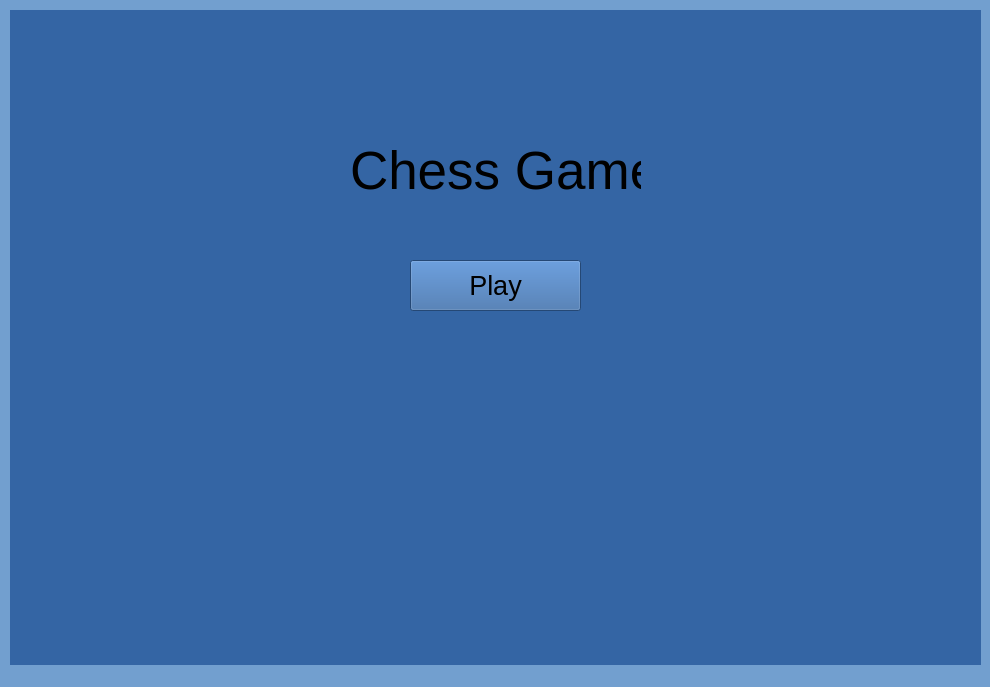
<?xml version="1.0" encoding="UTF-8"?>
<ui version="4.0">
 <class>MainWindow</class>
 <widget class="QMainWindow" name="MainWindow">
  <property name="geometry">
   <rect>
    <x>0</x>
    <y>0</y>
    <width>990</width>
    <height>687</height>
   </rect>
  </property>
  <property name="windowTitle">
   <string>MainWindow</string>
  </property>
  <property name="styleSheet">
   <string notr="true">background-color:rgb(114, 159, 207)</string>
  </property>
  <widget class="QWidget" name="centralwidget">
   <widget class="QStackedWidget" name="stackedWidget">
    <property name="geometry">
     <rect>
      <x>10</x>
      <y>10</y>
      <width>971</width>
      <height>671</height>
     </rect>
    </property>
    <property name="styleSheet">
     <string notr="true">background-color:rgb(52, 101, 164)</string>
    </property>
    <property name="currentIndex">
     <number>0</number>
    </property>
    <widget class="QWidget" name="Home_page">
     <widget class="QPushButton" name="play">
      <property name="geometry">
       <rect>
        <x>400</x>
        <y>250</y>
        <width>171</width>
        <height>51</height>
       </rect>
      </property>
      <property name="font">
       <font>
        <pointsize>20</pointsize>
       </font>
      </property>
      <property name="text">
       <string>Play</string>
      </property>
     </widget>
     <widget class="QLabel" name="label">
      <property name="geometry">
       <rect>
        <x>340</x>
        <y>110</y>
        <width>291</width>
        <height>101</height>
       </rect>
      </property>
      <property name="sizePolicy">
       <sizepolicy hsizetype="MinimumExpanding" vsizetype="Preferred">
        <horstretch>0</horstretch>
        <verstretch>0</verstretch>
       </sizepolicy>
      </property>
      <property name="font">
       <font>
        <pointsize>40</pointsize>
        <weight>50</weight>
        <bold>false</bold>
       </font>
      </property>
      <property name="text">
       <string>Chess Game</string>
      </property>
     </widget>
    </widget>
    <widget class="QWidget" name="page_2">
     <widget class="QPushButton" name="againstIA">
      <property name="geometry">
       <rect>
        <x>260</x>
        <y>250</y>
        <width>201</width>
        <height>51</height>
       </rect>
      </property>
      <property name="font">
       <font>
        <pointsize>18</pointsize>
       </font>
      </property>
      <property name="text">
       <string>Against IA</string>
      </property>
     </widget>
     <widget class="QPushButton" name="againstHuman">
      <property name="geometry">
       <rect>
        <x>520</x>
        <y>250</y>
        <width>201</width>
        <height>51</height>
       </rect>
      </property>
      <property name="font">
       <font>
        <pointsize>18</pointsize>
       </font>
      </property>
      <property name="text">
       <string>Against Human</string>
      </property>
     </widget>
     <widget class="QLabel" name="label_2">
      <property name="geometry">
       <rect>
        <x>340</x>
        <y>110</y>
        <width>291</width>
        <height>101</height>
       </rect>
      </property>
      <property name="sizePolicy">
       <sizepolicy hsizetype="MinimumExpanding" vsizetype="Preferred">
        <horstretch>0</horstretch>
        <verstretch>0</verstretch>
       </sizepolicy>
      </property>
      <property name="font">
       <font>
        <pointsize>40</pointsize>
        <weight>50</weight>
        <bold>false</bold>
       </font>
      </property>
      <property name="text">
       <string>Chess Game</string>
      </property>
     </widget>
     <widget class="QPushButton" name="back_1">
      <property name="geometry">
       <rect>
        <x>10</x>
        <y>10</y>
        <width>51</width>
        <height>25</height>
       </rect>
      </property>
      <property name="text">
       <string>Back</string>
      </property>
     </widget>
    </widget>
    <widget class="QWidget" name="algorithm_choic_page">
     <widget class="QPushButton" name="back_2">
      <property name="geometry">
       <rect>
        <x>10</x>
        <y>10</y>
        <width>51</width>
        <height>25</height>
       </rect>
      </property>
      <property name="text">
       <string>Back</string>
      </property>
     </widget>
     <widget class="QPushButton" name="MinMaxPage">
      <property name="geometry">
       <rect>
        <x>260</x>
        <y>250</y>
        <width>201</width>
        <height>51</height>
       </rect>
      </property>
      <property name="font">
       <font>
        <pointsize>16</pointsize>
       </font>
      </property>
      <property name="text">
       <string>Minimax Algorithm</string>
      </property>
     </widget>
     <widget class="QPushButton" name="MCTSPage">
      <property name="geometry">
       <rect>
        <x>520</x>
        <y>250</y>
        <width>201</width>
        <height>51</height>
       </rect>
      </property>
      <property name="font">
       <font>
        <pointsize>16</pointsize>
       </font>
      </property>
      <property name="text">
       <string>MCTS Algorithm</string>
      </property>
     </widget>
     <widget class="QLabel" name="label_4">
      <property name="geometry">
       <rect>
        <x>340</x>
        <y>110</y>
        <width>291</width>
        <height>101</height>
       </rect>
      </property>
      <property name="sizePolicy">
       <sizepolicy hsizetype="MinimumExpanding" vsizetype="Preferred">
        <horstretch>0</horstretch>
        <verstretch>0</verstretch>
       </sizepolicy>
      </property>
      <property name="font">
       <font>
        <pointsize>40</pointsize>
        <weight>50</weight>
        <bold>false</bold>
       </font>
      </property>
      <property name="text">
       <string>Chess Game</string>
      </property>
     </widget>
    </widget>
    <widget class="QWidget" name="H_vs_H_page">
     <widget class="QPushButton" name="back_3">
      <property name="geometry">
       <rect>
        <x>10</x>
        <y>10</y>
        <width>51</width>
        <height>25</height>
       </rect>
      </property>
      <property name="text">
       <string>Back</string>
      </property>
     </widget>
     <widget class="QPushButton" name="start_H_vs_H">
      <property name="geometry">
       <rect>
        <x>400</x>
        <y>250</y>
        <width>171</width>
        <height>51</height>
       </rect>
      </property>
      <property name="font">
       <font>
        <pointsize>20</pointsize>
       </font>
      </property>
      <property name="text">
       <string>Start</string>
      </property>
     </widget>
     <widget class="QLabel" name="label_3">
      <property name="geometry">
       <rect>
        <x>320</x>
        <y>40</y>
        <width>81</width>
        <height>31</height>
       </rect>
      </property>
      <property name="text">
       <string>H vs H</string>
      </property>
     </widget>
    </widget>
    <widget class="QWidget" name="MinMax_Page">
     <widget class="QPushButton" name="start_MinMax">
      <property name="geometry">
       <rect>
        <x>400</x>
        <y>250</y>
        <width>171</width>
        <height>51</height>
       </rect>
      </property>
      <property name="font">
       <font>
        <pointsize>20</pointsize>
       </font>
      </property>
      <property name="text">
       <string>Start</string>
      </property>
     </widget>
     <widget class="QPushButton" name="back_4">
      <property name="geometry">
       <rect>
        <x>10</x>
        <y>10</y>
        <width>51</width>
        <height>25</height>
       </rect>
      </property>
      <property name="text">
       <string>Back</string>
      </property>
     </widget>
     <widget class="QLabel" name="label_5">
      <property name="geometry">
       <rect>
        <x>300</x>
        <y>60</y>
        <width>81</width>
        <height>41</height>
       </rect>
      </property>
      <property name="text">
       <string>MinMax</string>
      </property>
     </widget>
    </widget>
   </widget>
  </widget>
  <widget class="QMenuBar" name="menubar">
   <property name="geometry">
    <rect>
     <x>0</x>
     <y>0</y>
     <width>990</width>
     <height>22</height>
    </rect>
   </property>
  </widget>
  <widget class="QStatusBar" name="statusbar"/>
 </widget>
 <resources/>
 <connections/>
</ui>
